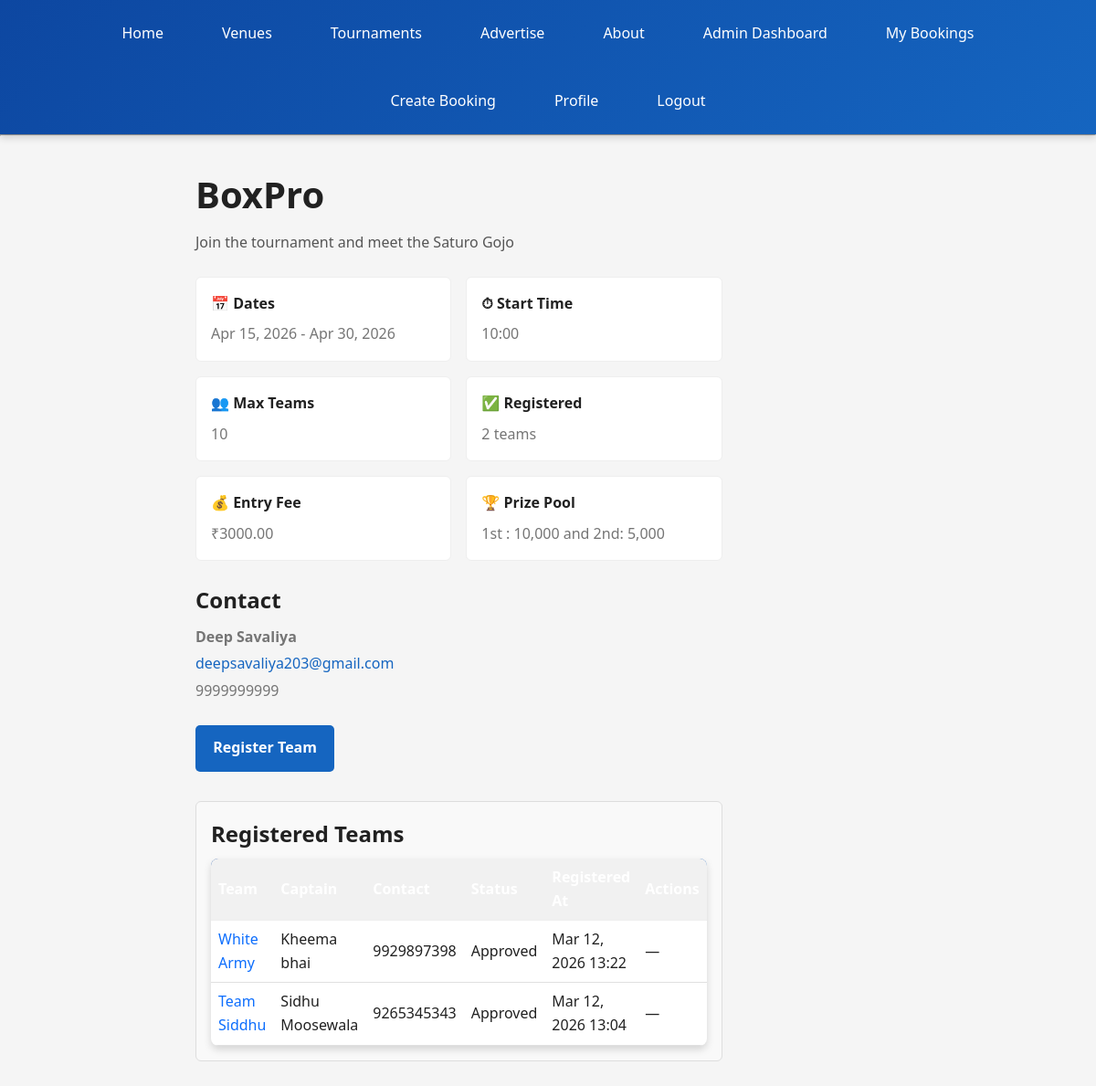
/booking/tournaments/1/ (signed in), run on the app's committed database.
### booking/models.py (models this page shows, shortened)
class Tournament(models.Model):
    STATUS_CHOICES = (
        ('upcoming', 'Upcoming'),
        ('ongoing', 'Ongoing'),
        ('completed', 'Completed'),
        ('cancelled', 'Cancelled'),
    )
    name = models.CharField(max_length=150)
    description = models.TextField()
    poster = models.ImageField(upload_to='tournament_posters/', blank=True, null=True)
    start_date = models.DateField()
    end_date = models.DateField()
    start_time = models.TimeField()
    venue = models.ForeignKey(Venue, related_name='tournaments', on_delete=models.CASCADE)
    max_teams = models.PositiveIntegerField(default=8)
    entry_fee = models.DecimalField(max_digits=10, decimal_places=2, default=0)
    status = models.CharField(max_length=20, choices=STATUS_CHOICES, default='upcoming')
    contact_person = models.CharField(max_length=100)
    contact_email = models.EmailField()
    contact_phone = models.CharField(max_length=15)
    rules = models.TextField(blank=True)
    prize_pool = models.CharField(max_length=100, blank=True)
    created_at = models.DateTimeField(auto_now_add=True)
    updated_at = models.DateTimeField(auto_now=True)
    class Meta:
        ordering = ['start_date']
    @property
    def approved_registrations_count(self):
        return self.registrations.filter(status='approved').count()
    @property
    def registration_open(self):
        if self.status == 'cancelled':
            return False
        return self.approved_registrations_count < self.max_teams

class TournamentRegistration(models.Model):
    STATUS_CHOICES = (
        ('pending', 'Pending'),
        ('approved', 'Approved'),
        ('rejected', 'Rejected'),
    )
    tournament = models.ForeignKey(Tournament, related_name='registrations', on_delete=models.CASCADE)
    team = models.ForeignKey(Team, related_name='tournament_registrations', on_delete=models.CASCADE)
    user = models.ForeignKey(settings.AUTH_USER_MODEL, related_name='tournament_registrations', on_delete=models.CASCADE)
    status = models.CharField(max_length=20, choices=STATUS_CHOICES, default='pending')
    created_at = models.DateTimeField(auto_now_add=True)
    updated_at = models.DateTimeField(auto_now=True)
    class Meta:
        ordering = ['-created_at']
        unique_together = ('tournament', 'team')

class Team(models.Model):
    name = models.CharField(max_length=150)
    captain_name = models.CharField(max_length=100)
    contact_number = models.CharField(max_length=15)
    player_list = models.TextField(help_text='List players (one per line)')
    created_by = models.ForeignKey(settings.AUTH_USER_MODEL, related_name='teams', on_delete=models.CASCADE)
    created_at = models.DateTimeField(auto_now_add=True)
    class Meta:
        ordering = ['name']

### booking/views.py (the view)
# urls.py: path('tournaments/<int:pk>/', tournament_detail, name='tournament_detail'),
def tournament_detail(request, pk):
    tournament = get_object_or_404(Tournament, pk=pk)
    sponsors = tournament.sponsors.select_related('sponsor').filter(is_active=True, sponsor__isnull=False)
    is_admin = _is_admin(request.user)
    registrations = tournament.registrations.select_related('team', 'user') if is_admin else None
    context = {
        'tournament': tournament,
        'sponsors': sponsors,
        'is_admin': is_admin,
        'registrations': registrations,
    }
    return render(request, 'booking/tournament_detail.html', context)

### booking/context_processors.py (called while the page is built)
def active_ads(request):
    today = timezone.now().date()
    active_ads_qs = Advertisement.objects.filter(is_active=True, start_date__lte=today, end_date__gte=today)
    ads_by_position = {choice[0]: [] for choice in Advertisement.POSITION_CHOICES}
    for ad in active_ads_qs:
        ads_by_position.setdefault(ad.position, []).append(ad)
    return {
        'active_ads': ads_by_position,
    }

### booking/views.py (called while the page is built)
def _is_admin(user):
    return user.is_authenticated and (
        user.is_superuser or user.is_staff or user.email == getattr(settings, 'ADMIN_EMAIL', '')
    )

### myproject/context_processors.py (called while the page is built)
def admin_email(request):
    return {'ADMIN_EMAIL': settings.ADMIN_EMAIL}

### templates/booking/tournament_detail.html (shortened to what this page needs)
{% extends 'base.html' %}
{% block content %}
<div class="container" style="max-width:900px; margin:2rem auto;">
    <div style="display: flex; gap: 2rem; align-items: flex-start;">
        <div style="flex: 1.2;">
            <h1 style="margin-top: 0;">{{ tournament.name }}</h1>
            <p style="color:#555;">{{ tournament.description }}</p>
            <div style="display: grid; grid-template-columns: repeat(2, 1fr); gap: 1rem; margin-top: 1.5rem;">
                <div style="background:#fff; padding:1rem; border-radius:6px; border:1px solid #eee;">
                    <strong>📅 Dates</strong>
                    <p style="margin:.5rem 0 0 0;">{{ tournament.start_date|date:"M d, Y" }}{% if tournament.start_date != tournament.end_date %} - {{ tournament.end_date|date:"M d, Y" }}{% endif %}</p>
                </div>
                <div style="background:#fff; padding:1rem; border-radius:6px; border:1px solid #eee;">
                    <strong>⏱ Start Time</strong>
                    <p style="margin:.5rem 0 0 0;">{{ tournament.start_time|time:"H:i" }}</p>
                </div>
                <div style="background:#fff; padding:1rem; border-radius:6px; border:1px solid #eee;">
                    <strong>👥 Max Teams</strong>
                    <p style="margin:.5rem 0 0 0;">{{ tournament.max_teams }}</p>
                </div>
                <div style="background:#fff; padding:1rem; border-radius:6px; border:1px solid #eee;">
                    <strong>✅ Registered</strong>
                    <p style="margin:.5rem 0 0 0;">{{ tournament.approved_registrations_count }} teams</p>
                </div>
                <div style="background:#fff; padding:1rem; border-radius:6px; border:1px solid #eee;">
                    <strong>💰 Entry Fee</strong>
                    <p style="margin:.5rem 0 0 0;">{% if tournament.entry_fee > 0 %}₹{{ tournament.entry_fee }}{% else %}Free{% endif %}</p>
                </div>
                <div style="background:#fff; padding:1rem; border-radius:6px; border:1px solid #eee;">
                    <strong>🏆 Prize Pool</strong>
                    <p style="margin:.5rem 0 0 0;">{{ tournament.prize_pool|default:'TBD' }}</p>
                </div>
            </div>
            <div style="margin-top: 1.5rem;">
                <h3>Contact</h3>
                <p style="margin:.25rem 0;"><strong>{{ tournament.contact_person }}</strong></p>
                <p style="margin:.25rem 0;"><a href="mailto:{{ tournament.contact_email }}" style="color: var(--primary-color);">{{ tournament.contact_email }}</a></p>
                <p style="margin:.25rem 0;">{{ tournament.contact_phone }}</p>
            </div>
            <div style="margin-top: 1.5rem;">
                {% if request.user.is_authenticated %}
                    {% if tournament.registration_open %}
                        <a class="btn" href="{% url 'tournament_register' tournament.pk %}" style="background: var(--primary-color); color: white; padding: 0.8rem 1.2rem; border-radius: 5px; text-decoration: none;">Register Team</a>
                    {% endif %}
                {% else %}
                    <p>Please <a href="{% url 'login' %}">log in</a> to register your team.</p>
                {% endif %}
            </div>
            {% if is_admin %}
                <div style="margin-top: 2rem; padding:1rem; border:1px solid #ddd; background:#f9f9f9; border-radius:6px;">
                    <h3>Registered Teams</h3>
                    {% if registrations and registrations.exists %}
                        <table style="width:100%; border-collapse: collapse;">
                            <thead>
                                <tr style="background:#f1f1f1;">
                                    <th style="padding:8px; text-align:left;">Team</th>
                                    <th style="padding:8px; text-align:left;">Captain</th>
                                    <th style="padding:8px; text-align:left;">Contact</th>
                                    <th style="padding:8px; text-align:left;">Status</th>
                                    <th style="padding:8px; text-align:left;">Registered At</th>
                                    <th style="padding:8px; text-align:left;">Actions</th>
                                </tr>
                            </thead>
                            <tbody>
                                {% for reg in registrations %}
                                <tr style="border-top:1px solid #eee;">
                                    <td style="padding:8px;"><a href="{% url 'team_detail' reg.team.pk %}" style="text-decoration:none; color:#0d6efd;">{{ reg.team.name }}</a></td>
                                    <td style="padding:8px;">{{ reg.team.captain_name }}</td>
                                    <td style="padding:8px;">{{ reg.team.contact_number }}</td>
                                    <td style="padding:8px;">{{ reg.get_status_display }}</td>
                                    <td style="padding:8px;">{{ reg.created_at|date:'M d, Y H:i' }}</td>
                                    <td style="padding:8px;">
                                        {% if reg.status == 'pending' %}
                                            <a class="btn" style="background:#28a745; padding:0.25rem 0.5rem; color:white; text-decoration:none;" href="{% url 'admin_update_registration' reg.pk 'approve' %}">Approve</a>
                                            <a class="btn" style="background:#f44336; padding:0.25rem 0.5rem; color:white; text-decoration:none; margin-left:0.25rem;" href="{% url 'admin_update_registration' reg.pk 'reject' %}">Reject</a>
                                        {% else %}
                                            &mdash;
                                        {% endif %}
                                    </td>
                                </tr>
                                {% endfor %}
                            </tbody>
                        </table>
                    {% else %}
                        <p>No registrations yet.</p>
                    {% endif %}
                </div>
            {% endif %}
        </div>
    </div>
</div>
{% endblock %}

### static/css/style.css (style rules this page uses)
:root { --primary-color: #1565c0; --primary-dark: #0d47a1; --primary-light: #42a5f5; --accent-color: #ff6f00; --success-color: #2e7d32; --danger-color: #c62828; --warning-color: #f57c00; --neutral-bg: #f5f5f5; --neutral-border: #e0e0e0; --text-primary: #212121; --text-secondary: #757575; --shadow-sm: 0 2px 4px rgba(0,0,0,0.1); --shadow-md: 0 4px 8px rgba(0,0,0,0.15); --shadow-lg: 0 8px 16px rgba(0,0,0,0.2); }
* { margin: 0; padding: 0; box-sizing: border-box; }
html { scroll-behavior: smooth; }
body { font-family: 'Segoe UI', Tahoma, Geneva, Verdana, sans-serif; background-color: var(--neutral-bg); color: var(--text-primary); line-height: 1.6; }
h1, h2, h3, h4, h5, h6 { font-weight: 600; margin-bottom: 0.5rem; color: var(--text-primary); }
h1 { font-size: 2.5rem; }
h3 { font-size: 1.5rem; }
p { color: var(--text-secondary); margin-bottom: 1rem; }
a { color: var(--primary-color); text-decoration: none; transition: color 0.3s ease; }
.btn { display: inline-block; padding: 0.75rem 1.5rem; font-weight: 600; text-decoration: none; border-radius: 4px; transition: all 0.3s ease; border: none; cursor: pointer; font-size: 1rem; }
.btn-primary, .btn { background-color: var(--accent-color); color: white; }
.container { max-width: 1200px; margin: 2rem auto; padding: 0 2rem; width: 100%; }
table { width: 100%; border-collapse: collapse; background: white; border-radius: 8px; overflow: hidden; box-shadow: var(--shadow-md); }
thead { background: linear-gradient(135deg, var(--primary-dark), var(--primary-color)); color: white; }
th { padding: 1rem; text-align: left; font-weight: 600; }
td { padding: 1rem; border-bottom: 1px solid var(--neutral-border); }

### data on the page
Tournament: name "BoxPro", description "Join the tournament and meet the Saturo Gojo", start_date "Apr 15, 2026", end_date "Apr 30, 2026", start_time "10:00", max_teams "10", approved_registrations_count "2", entry_fee "3000.00", prize_pool "1st : 10,000 and 2nd: 5,000", contact_person "Deep Savaliya", contact_email "deepsavaliya203@gmail.com", contact_phone "9999999999"
TournamentRegistration: team.name "White Army", team.captain_name "Kheema bhai", team.contact_number "9929897398", status "Approved", created_at "Mar 12, 2026 13:22"
TournamentRegistration: team.name "Team Siddhu", team.captain_name "Sidhu Moosewala", team.contact_number "9265345343", status "Approved", created_at "Mar 12, 2026 13:04"
